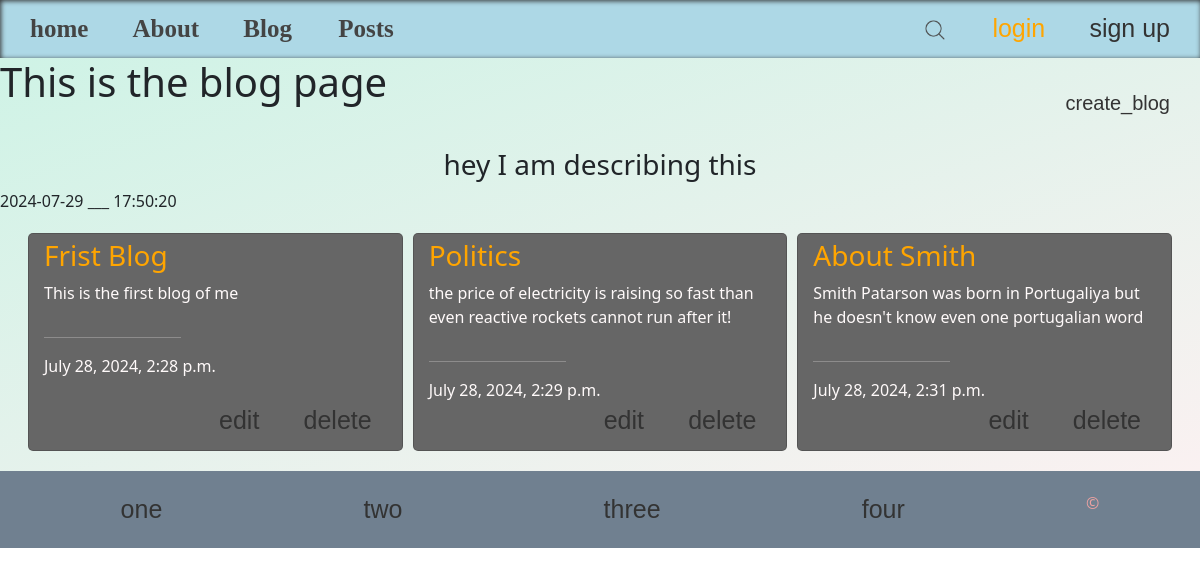
The page /blog/ on the database as committed earlier.
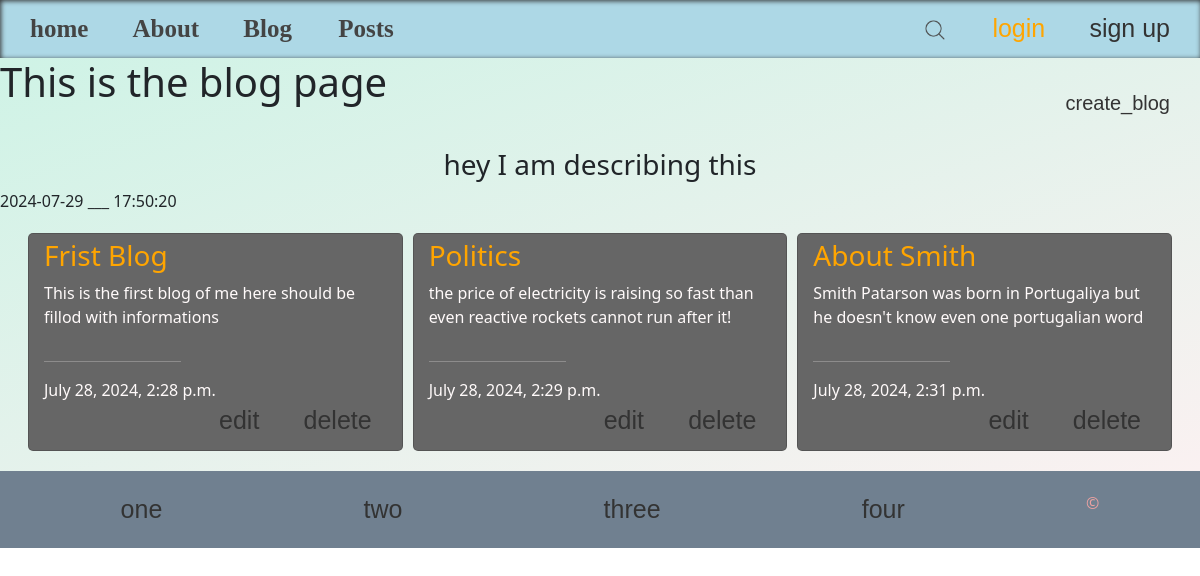
The same page on the database as committed later.
### blog/models.py (models this page shows, shortened)
class Blog(models.Model):
    title = models.CharField(max_length=50)
    description = models.TextField()
    date_posted = models.DateTimeField(auto_now_add=True)
    class Meta:
        ordering = ('date_posted',)

### blog/views.py (the view)
# urls.py: path('', blogsview, name='blog'),
def blogsview(request):
    all_blogs  = Blog.objects.all()
    context = {
        'title': 'This is the blog page',
        'description': 'hey I am describing this',
        'blogs': all_blogs
    }
    return render(request, 'blog.html', context)

### blog/templates/blog.html (shortened to what this page needs)
{%extends 'base.html'%}
{%load static %}
{%block css%}
    <link rel="stylesheet" href="{%static 'styles/blog.css'%}">
{%endblock%}
{%block content%}
        <div class="headBlog">
            <h1>{{title}}</h1>
            <a href="{% url 'create_blog' %}">create_blog</a>
        </div>
        <h3 style="text-align: center;">{{description}}</h3>
        {% now "Y-m-d" %}
        <span>___</span>
        {% now "H:i:s" %}
        <div class="cards">
            {% for i in blogs%}
                <div class="card">
                    <h3 style="color: orange;">{{i.title|title}}</h3>
                    <p>{{i.description}}</p>
                    <hr style="width: 40%; margin-left: 0;">
                    <span>{{i.date_posted}}</span>
                    <div class="action-btns">
                        <a href="{%url 'update-blog' i.id %}">edit</a>
                        <a class="del" href="{%url 'delete-blog' i.id%}">delete</a>
                    </div>
                </div>
            {% endfor %}
        </div>
{%endblock%}

Rows that differ between the two databases and show on the page:
changed Blog "Frist Blog": description "This is the first blog of me" → "This is the first blog of me here should be fillod with informations"
